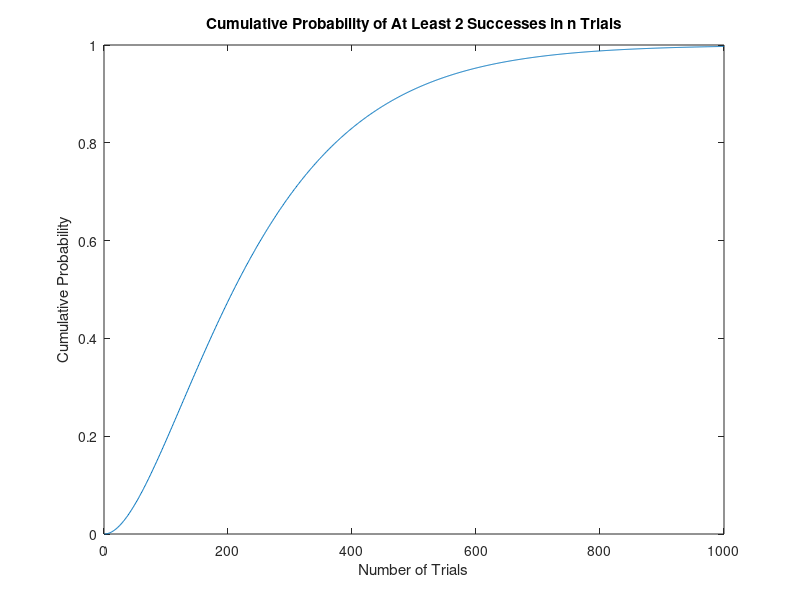

Write MATLAB code to recreate this figure. (Note: this script raises an error after producing the figure.)
% Cumulative probability of "at least r successes in n trials"
%
% P(at least r successes) = 1 - P(at most r-1 successes)
%                         = 1 - P(exactly r-1 successes) - P(exactly r-2
%                         successes) ... - P(exactly 0 successes)
%
% Huy Nguyen
% hqn006@ucsd.edu
%
% Created: 8 January 2022

clearvars
close all
clc


%% INPUT

P_des = 0.5;  % desired cumulative probability
p = 0.008  ;  % probability of 1 success in a trial
r = 2;        % # of successes
n_max = 1000; % max # of trials


%% MAIN

P_percent_str = [num2str(P_des*100) '%'];


r_minus = r - 1;
N = r_minus:n_max;
P = zeros(size(N));
n_found = -1;
for i = 1:length(N)
    
    sumExactly = 0;
    for j = r_minus:-1:0
        exactly = nchoosek(N(i),j) * p^j * (1-p)^(N(i)-j);
        sumExactly = sumExactly + exactly;
    end
    
    P(i) = 1 - ( sumExactly );
    
    % Store data of desired probability
    if P(i) > P_des && n_found == -1
        n_found = N(i);
        P_found = P(i);
    end
    
end

plot(N,P)
hold on
title(['Cumulative Probability of At Least ' num2str(r) ' Successes in n Trials'])
xlabel('Number of Trials')
ylabel('Cumulative Probability')

yline(P_des, 'r--', P_percent_str, 'HandleVisibility', 'off')
plot(n_found, P_found, 'bo')

legend('P(n)', 'closest pt. to desired', 'Location', 'southeast')


%% EOF
